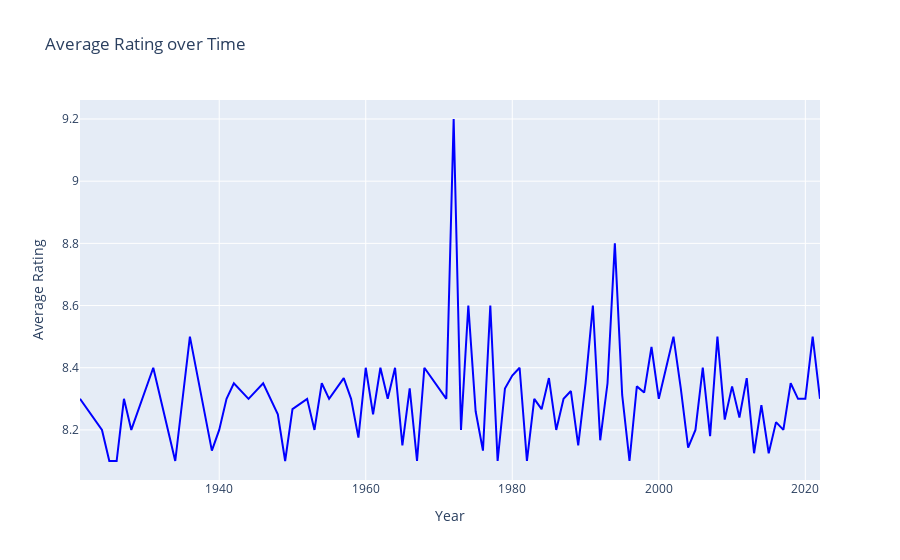

The notebook cell this image was saved under:
### Markdown cell above
# rating w.r.t year

### Code cell
grouped_df = df.groupby('year')['rating'].mean().reset_index()

# Create a line plot of the mean rating over time using Plotly
fig = px.line(grouped_df, x='year', y='rating', title='Average Rating over Time', color_discrete_sequence=['blue'])

# Customize the plot
fig.update_layout(xaxis_title='Year', yaxis_title='Average Rating')

# Show the plot
fig.show()

### Figure 1 — Plotly figure (JSON) as saved in the notebook; plotly's stock layout.template omitted (floating-point values rounded to 4 significant figures)
{"data": [{"hovertemplate": "year=%{x}<br>rating=%{y}<extra></extra>", "legendgroup": "", "line": {"color": "blue", "dash": "solid"}, "marker": {"symbol": "circle"}, "mode": "lines", "name": "", "orientation": "v", "showlegend": false, "type": "scatter", "x": [1921, 1924, 1925, 1926, 1927, 1928, 1931, 1934, 1936, 1939, 1940, 1941, 1942, 1944, 1946, 1948, 1949, 1950, 1952, 1953, 1954, 1955, 1957, 1958, 1959, 1960, 1961, 1962, 1963, 1964, 1965, 1966, 1967, 1968, 1971, 1972, 1973, 1974, 1975, 1976, 1977, 1978, 1979, 1980, 1981, 1982, 1983, 1984, 1985, 1986, 1987, 1988, 1989, 1990, 1991, 1992, 1993, 1994, 1995, 1996, 1997, 1998, 1999, 2000, 2001, 2002, 2003, 2004, 2005, 2006, 2007, 2008, 2009, 2010, 2011, 2012, 2013, 2014, 2015, 2016, 2017, 2018, 2019, 2020, 2021, 2022], "xaxis": "x", "y": [8.3, 8.2, 8.1, 8.1, 8.3, 8.2, 8.4, 8.1, 8.5, 8.133, 8.2, 8.3, 8.35, 8.3, 8.35, 8.25, 8.1, 8.267, 8.3, 8.2, 8.35, 8.3, 8.367, 8.3, 8.175, 8.4, 8.25, 8.4, 8.3, 8.4, 8.15, 8.333, 8.1, 8.4, 8.3, 9.2, 8.2, 8.6, 8.26, 8.133, 8.6, 8.1, 8.333, 8.375, 8.4, 8.1, 8.3, 8.267, 8.367, 8.2, 8.3, 8.325, 8.15, 8.35, 8.6, 8.167, 8.35, 8.8, 8.312, 8.1, 8.34, 8.32, 8.467, 8.3, 8.4, 8.5, 8.333, 8.143, 8.2, 8.4, 8.18, 8.5, 8.233, 8.34, 8.24, 8.367, 8.125, 8.28, 8.125, 8.225, 8.2, 8.35, 8.3, 8.3, 8.5, 8.3], "yaxis": "y"}], "layout": {"legend": {"tracegroupgap": 0}, "title": {"text": "Average Rating over Time"}, "xaxis": {"anchor": "y", "domain": [0, 1], "title": {"text": "Year"}}, "yaxis": {"anchor": "x", "domain": [0, 1], "title": {"text": "Average Rating"}}}}
